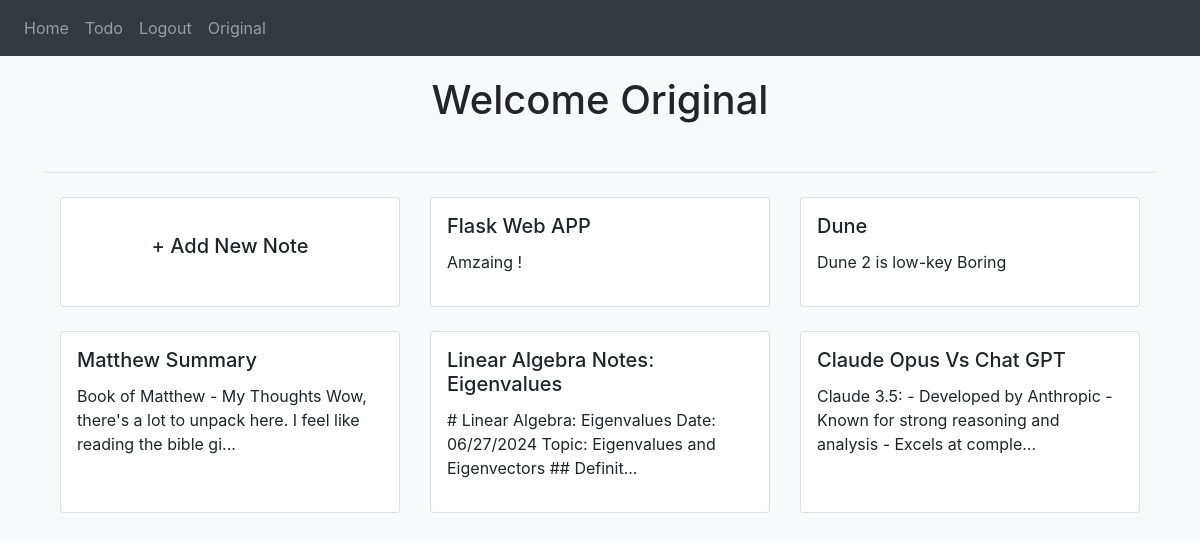
Page / (signed in) on the committed database.
### website/models.py (models this page shows)
class User(db.Model, UserMixin):
    id = db.Column(db.Integer, primary_key=True)
    email = db.Column(db.String(150), unique=True)
    password = db.Column(db.String(150))
    first_name = db.Column(db.String(150))
    notes = db.relationship('Note')
    todos = db.relationship('Todo')

class Note(db.Model):
    id = db.Column(db.Integer, primary_key=True)
    data = db.Column(db.String(10000))
    title = db.Column(db.String(150))
    date = db.Column(db.DateTime(timezone=True), default=func.now())
    user_id = db.Column(db.Integer, db.ForeignKey('user.id'))   # we are referencing the user class but in sql its all lowercase

### website/views.py (the view, shortened to what this page needs)
@views.route('/', methods=['GET', 'POST'])
@login_required
def home():
    notes = Note.query.filter_by(user_id=current_user.id).order_by(Note.date.desc()).all()
    return render_template("home.html", user=current_user, notes=notes)

### website/__init__.py (called while the page is built)
def create_app():
    app = Flask(__name__)
    app.config['SECRET_KEY'] = 'letsss gooo suiii'
    app.config['SQLALCHEMY_DATABASE_URI'] = f'sqlite:///{DB_NAME}'
    db.init_app(app)
    migrate.init_app(app, db)
    from .views import views
    from .auth import auth
    app.register_blueprint(views, url_prefix='/')
    app.register_blueprint(auth, url_prefix='/')
    from .models import User, Note, Todo
    create_database(app)
    login_manager = LoginManager()
    login_manager.login_view = 'auth.login'
    login_manager.init_app(app)
    @login_manager.user_loader
    def load_user(id):
        return User.query.get(int(id))
    return app

### website/templates/home.html (shortened to what this page needs)
{% extends "base.html" %}
{% block content %}
<div>
    <h1 class="text-center">Welcome {{user.first_name}}</h1>
    <br>
    <hr>
</div>
<div class="container mt-4">
    <div class="row">
        <div class="col-md-4 mb-4">
            <div class="card h-100">
                <div class="card-body d-flex align-items-center justify-content-center">
                    <a href="{{ url_for('views.note_form') }}" class="stretched-link text-center">
                        <h5 class="card-title">+ Add New Note</h5>
                    </a>
                </div>
            </div>
        </div>
        {% for note in notes %}
        <div class="col-md-4 mb-4">
            <div class="card h-100">
                <div class="card-body">
                    <div class="card-content-wrapper position-relative">
                        <h5 class="card-title">
                            {{ note.title or 'Untitled Note' }}
                        </h5>
                        <p class="card-text">{{ note.data[:100] if note.data else '' }}{% if note.data and note.data|length > 100 %}...{% endif %}</p>
                    </div>
                </div>
            </div>
        </div>
        {% endfor %}
    </div>
</div>
{% endblock %}

### website/templates/base.html (shortened to what this page needs)
<!DOCTYPE html>
<html>
  <head>
    <link
      rel="stylesheet"
      href="https://stackpath.bootstrapcdn.com/bootstrap/4.4.1/css/bootstrap.min.css"
    />
    <link rel="stylesheet"
    href="{{url_for('static',filename='styles.css')}}"/>
    <link
      rel="stylesheet"
      href="https://stackpath.bootstrapcdn.com/font-awesome/4.7.0/css/font-awesome.min.css"
    />
</head>
<body>
    <nav class="navbar navbar-expand-lg navbar-dark bg-dark">
      <div class="collapse navbar-collapse" id="navbar">
        <div class="navbar-nav">
            {% if user.is_authenticated %}
          <a class="nav-item nav-link" id="home" href="/">Home</a>
          <a class="nav-item nav-link" id="todo" href="/todo">Todo</a>
          <a class="nav-item nav-link" id="logout" href="/logout">Logout</a>
          <a class="nav-item nav-link" id="user-name">{{user.first_name}}</a>
            {% else %}
          <a class="nav-item nav-link" id="login" href="/login">Login</a>
          <a class="nav-item nav-link" id="signUp" href="/sign-up">Sign Up</a>
            {% endif%}
        </div>
      </div>
    </nav>
    <div class="container">
        {% block content%}
        {% endblock %}
    </div>
</html>

### website/static/styles.css (style rules this page uses)
body { background-color: #f8f9fa; }
.navbar { margin-bottom: 20px; }
.card { position: relative; transition: transform 0.3s; }
.card-content-wrapper { height: 100%; }
.card-body { padding: 1rem; }
.card-body a { color: inherit; text-decoration: none; }

### rows in the picture
User: first_name "Original"
Note: title "Flask Web APP", data "Amzaing !"
Note: title "Dune", data "Dune 2 is low-key Boring"
Note: title "Matthew Summary", data "Book of Matthew - My Thoughts Wow, there's a lot to unpack here. I feel like reading the bible gi"
Note: title "Linear Algebra Notes: Eigenvalues", data "# Linear Algebra: Eigenvalues Date: 06/27/2024 Topic: Eigenvalues and Eigenvectors ## Definit"
Note: title "Claude Opus Vs Chat GPT", data "Claude 3.5: - Developed by Anthropic - Known for strong reasoning and analysis - Excels at comple"
